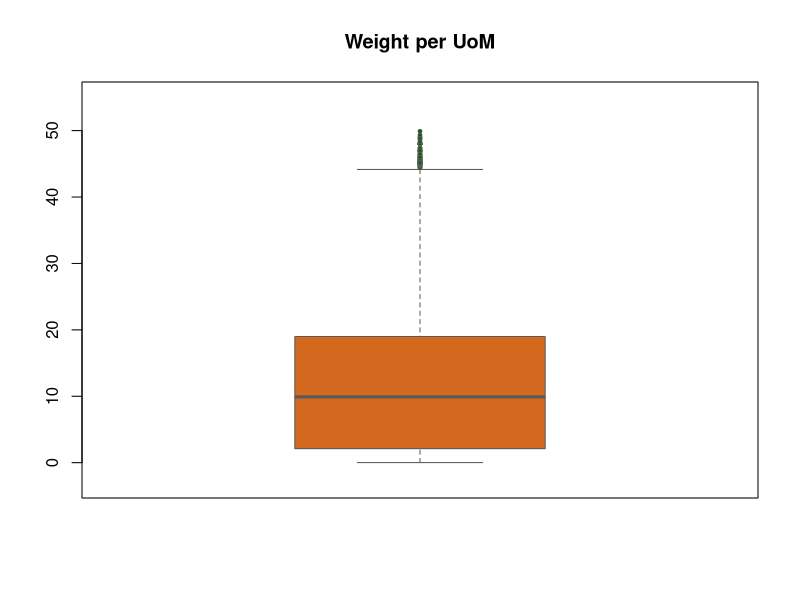
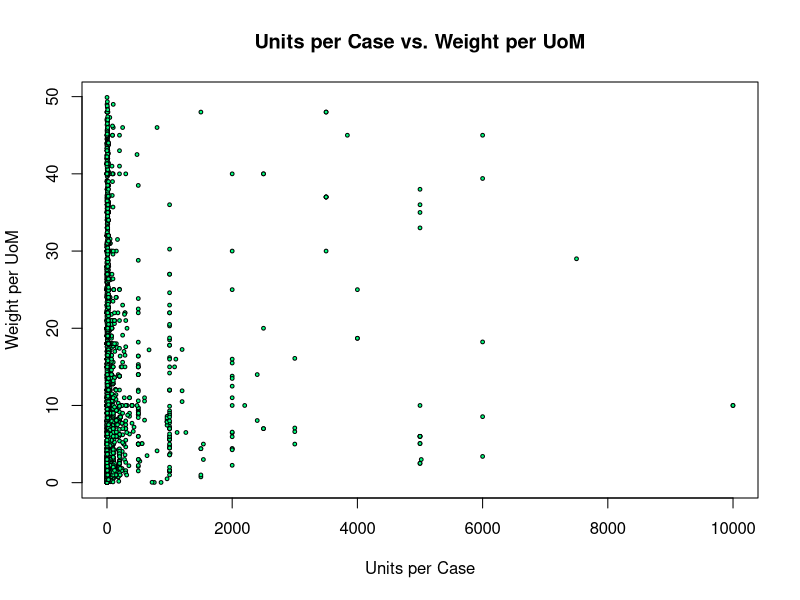
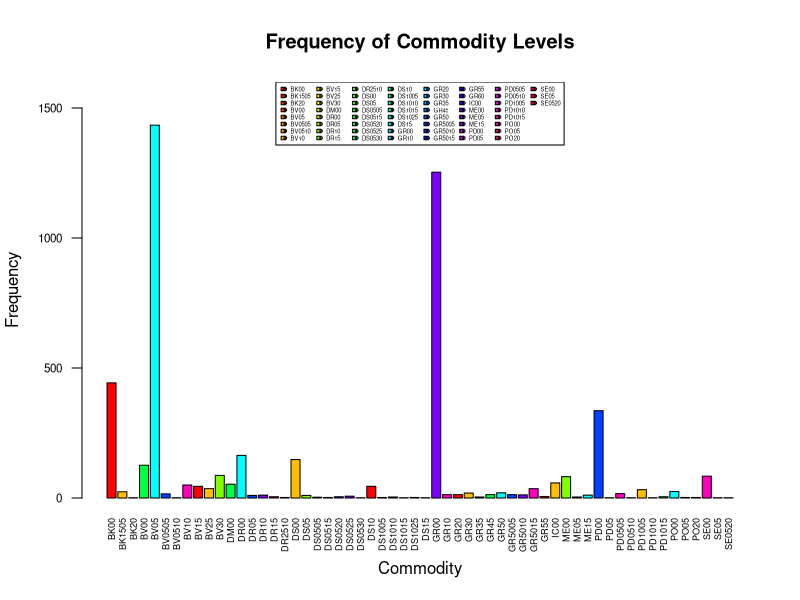
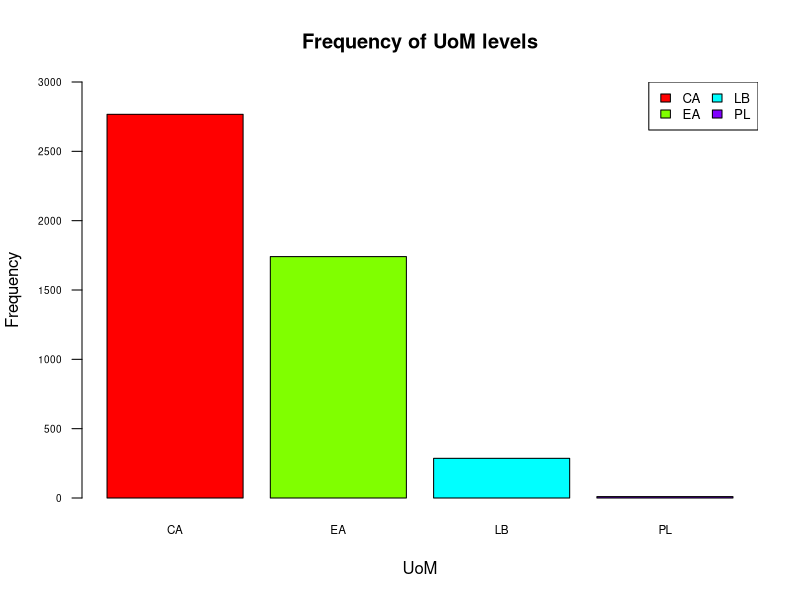
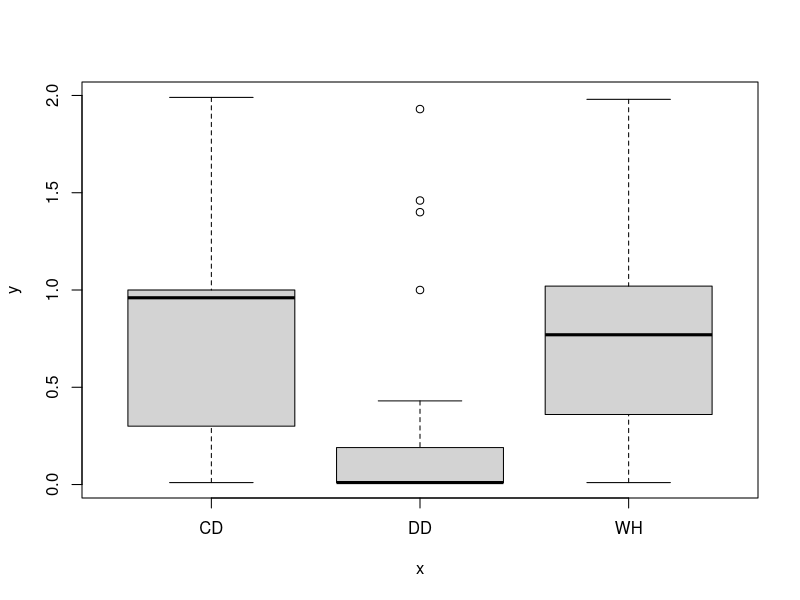
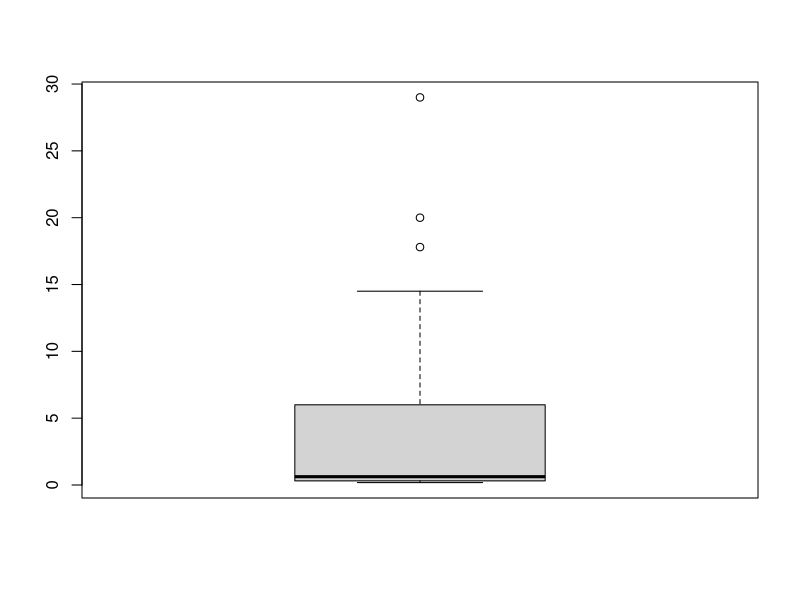
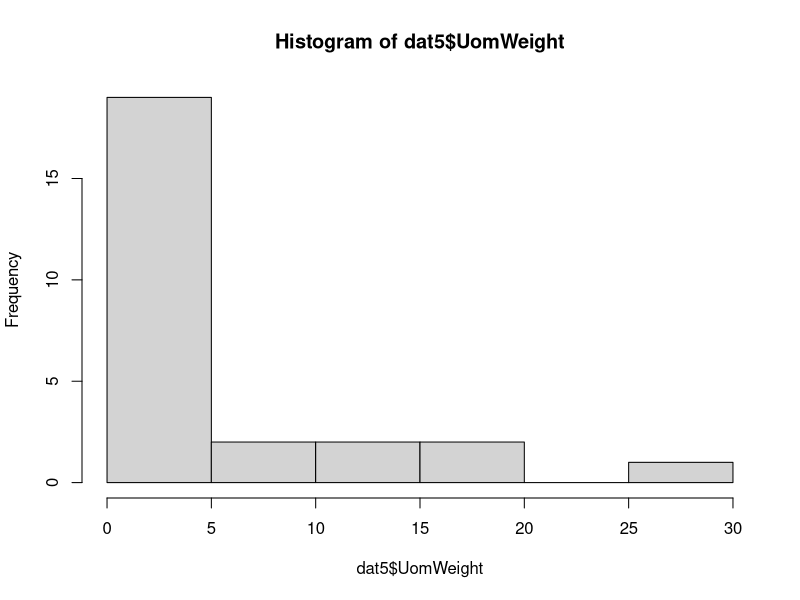
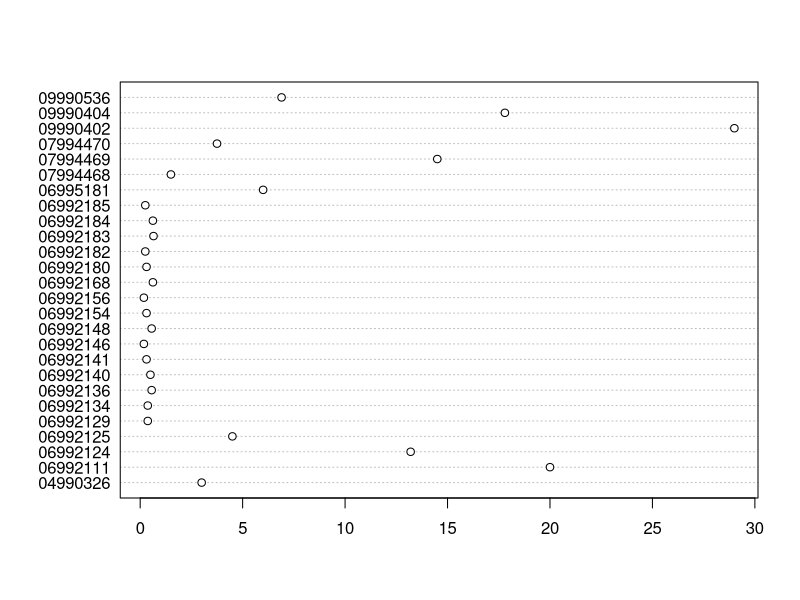

Write the R code that produced these figures, in order.
#### Data set up ####
#Load in the SkuMaster.csv data set
SkuMaster<-read.csv("6 SKU Master.csv")

#Only consider Cubic Feet per UOM >= 0 and < 2
dat<-SkuMaster[SkuMaster$UomCube>0 & SkuMaster$UomCube<2, ]

#Weight per UOM is >= 0 and < 50
dat1<-dat[dat$UomWeight>0 & dat$UomWeight<50, ]

#Omit levels except CA, EA, PL (pallet and pound) for UoM
dat1$Uom<-as.factor(dat1$Uom)
dat2<-dat1[dat1$Uom=="CA" | dat1$Uom=="EA" | dat1$Uom== "PL" | dat1$Uom=="LB", ]

#Omit rows with NA
dat3<-na.omit(dat2)

#Remove leftover levels
dat4<-droplevels(dat3)


#### Boxplot: Weight per UOM ####
#Create a boxplot on Weight per UOM
boxplot(dat4$UomWeight,
        main="Weight per UoM",
        col="chocolate",
        border="gray35",
        ylim=c(-3,55),
        outpch=21,
        cex=.5,
        outbg="darkgreen")

#### Scatterplot: Units per Case and Weight per UOM ####
#Create a scatterplot on the Units per Case and the Weight per UOM
dat4$UnitsPerCase<-as.numeric(dat4$UnitsPerCase)
plot(dat4$UnitsPerCase,dat4$UomWeight,
     main="Units per Case vs. Weight per UoM",
     xlab="Units per Case",
     ylab="Weight per UoM",
     cex=.5,
     pch=21,
     bg="springgreen")

#### Plot: Frequency of Commodity levels ####
#Create a plot showing the frequency/count with which the levels of the factor Commodity occur
dat4$Commodity<-as.factor(dat4$Commodity)
plot(dat4$Commodity,
     xlab="Commodity",
     ylab="Frequency",
     main="Frequency of Commodity Levels",
     ylim=c(0,1600),
     cex.axis=.7,cex.names=.55,las=2,
     col=rainbow(8))
x<-c("BK00","BK1505","BK20","BV00","BV05","BV0505",
     "BV0510","BV10","BV15","BV25","BV30","DM00",  
     "DR00","DR05","DR10","DR15","DR2510","DS00",  
     "DS05","DS0505","DS0515","DS0520","DS0525","DS0530",
     "DS10","DS1005","DS1010","DS1015","DS1025","DS15",  
     "GR00","GR10","GR20","GR30","GR35","GR45",  
     "GR50","GR5005","GR5010","GR5015","GR55","GR60",  
     "IC00","ME00","ME05","ME15","PD00","PD05",  
     "PD0505","PD0510","PD1005","PD1010","PD1015","PO00",  
     "PO05","PO20","SE00","SE05","SE0520")
legend("top",x,
       inset=c(.2,.0000001),
       ncol=8,
       pch=c(21),
       cex=.35,
       fill=rainbow(59))

#### Plot: Frequency of UOM levels ####
#Create a plot showing the frequency/count with which the levels of the Units of Measure occur
plot(dat4$Uom,
     xlab="UoM",
     ylab="Frequency",
     main="Frequency of UoM levels",
     ylim=c(0,3000),
     cex.axis=.6,cex.names=.7, las=1,
     col=rainbow(4))
x<-c("CA","EA","LB","PL")
legend("topright",x,
       ncol=2,
       cex=.8,
       fill=rainbow(4))

#### Side-By Side Boxplot: Cubic Feet by UOM by Flow Type ####
#Create a side-by-side boxplot of Cubic Feet by UoM by the types of Flow
dat4$Flow<-as.factor(dat4$Flow)
plot(dat4$Flow,dat4$UomCube)

#Restrict to products that pass through Direct to Store supply chain channel
dat5<-dat4[dat4$Flow=="DD", ]


#### Boxplot: Weight per UOM ####
#Create a boxplot on the Weight per UOM
boxplot(dat5$UomWeight)

#Q: Which observations/rows appear to be outliers?
#A: Observations 20, 29, and 17.8 appear to be outliers. 
boxplot.stats(dat5$UomWeight)$out

#### Histogram of Weight per UOM ####
#Create a histogram on Weight per UoM
hist(dat5$UomWeight)


#### Dotplot: Weight per UOM ####
#Create a dotplot on Weight per UoM labeled with the SKU Number. 
#Q: Which SKU Number has the highest Weight per UoM?
#A: 08992001
dotchart(dat5$UomWeight,dat5$SkuNbr)


#### Stripchart: Weight per UOM by UOM ####
#Create a stripchart for Weight per UoM by the Units of Measure
#There should only be EA and CA
dat6<-dat5[dat5$Uom=="EA" | dat5$Uom=="CA", ]
stripchart(dat6$UomWeight~dat6$Uom)


